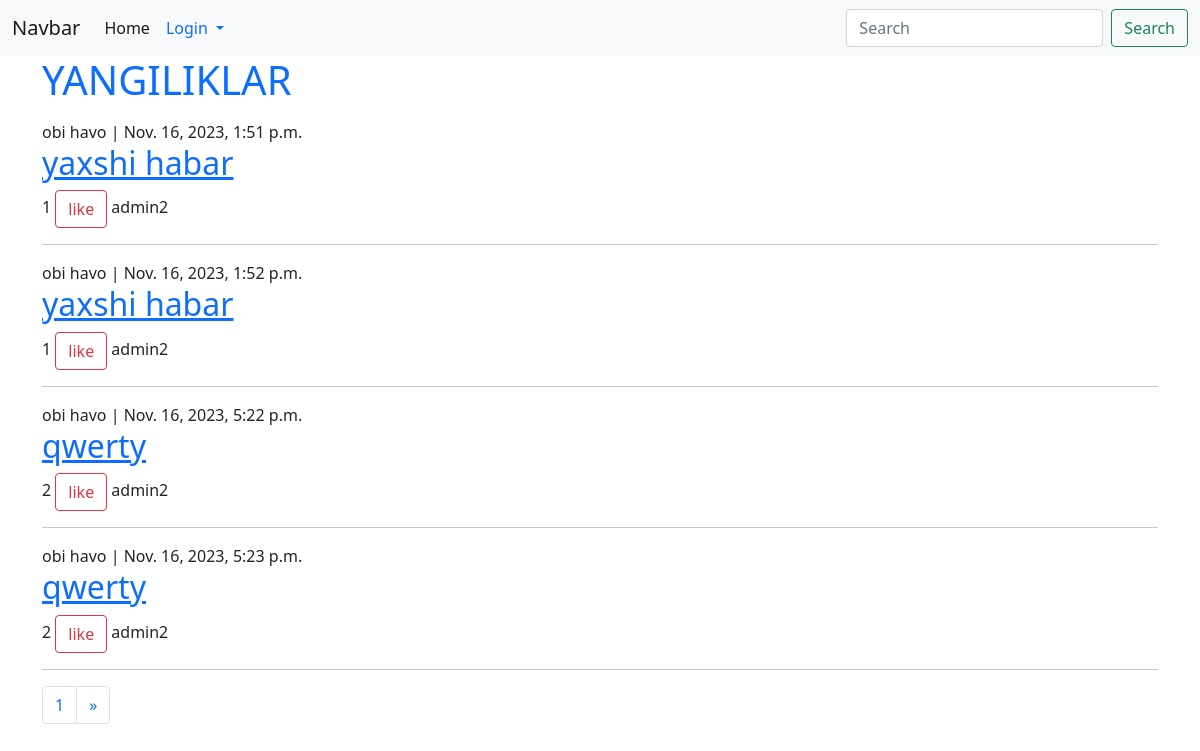
The app's page /, older data.
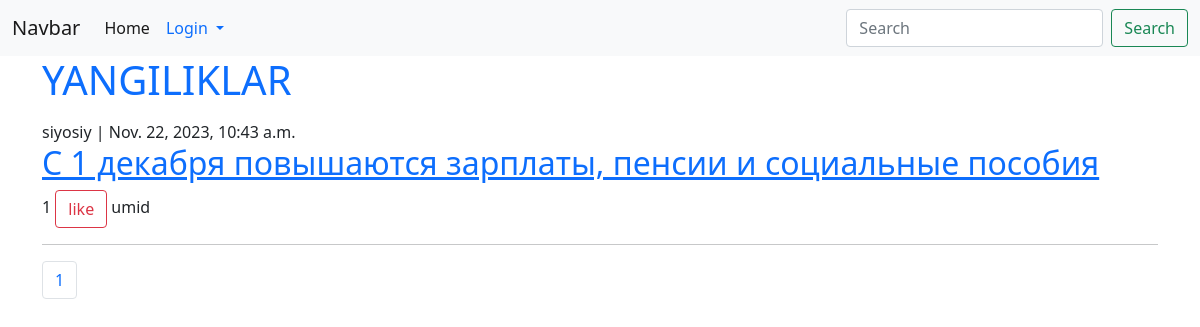
The same page, newer data.
### news/models.py (models this page shows, shortened)
class News(models.Model):
	title = models.CharField(max_length = 150, verbose_name = 'Xabar sarlavhasi')
	content = models.TextField(verbose_name = 'Xabar matni')
	category = models.ForeignKey(Category, on_delete = models.CASCADE)
	author = models.ForeignKey(User, on_delete = models.CASCADE, related_name = 'User_news')
	photo = models.ImageField(upload_to = 'news_photo/', null=True, blank=True)
	created = models.DateTimeField(auto_now_add=True)
	updated = models.DateTimeField(auto_now=True)
	slug = models.SlugField(blank = True)
	@property
	def sum_of_likes(self):
		return self.likes.user.count()

class Category(models.Model):
	name = models.CharField(max_length = 50)
	def __str__(self):
		return self.name

class Like(models.Model):
	news = models.OneToOneField(News, on_delete=models.CASCADE, related_name = 'likes')
	user = models.ManyToManyField(User)

### user/models.py (models this page shows)
class User(AbstractUser):
	STATUS = (
	('admin', 'ADMIN'),
	('manager', 'MANAGER'),
	('user', 'USER'),
	)
	address = models.CharField(max_length= 30, null=True)
	phone = models.CharField(max_length=13)
	image = models.ImageField(upload_to = 'user_photos/', null = True, blank = True)
	status = models.CharField(max_length = 10, choices=STATUS, default = "user")
	def __str__(self):
		return self.username

### web/views.py (the view)
# urls.py: 2. Add a URL to urlpatterns:  path('', views.home, name='home')
def home(request):
	news = News.objects.all()
	page = Paginator(news, 4)
	number = request.GET.get('page', 1)
	pages = page.page(number)
	find = request.GET.get('find', None)
	if find:
		new = News.objects.filter(title__icontains=find)
		return render(request, 'home.html', {'new':new } )
	return render(request, 'home.html', {'news':pages} )

### templates/home.html (shortened to what this page needs)
<!DOCTYPE html>
<html>
<head>
	<link href="https://cdn.jsdelivr.net/npm/bootstrap@5.0.2/dist/css/bootstrap.min.css" rel="stylesheet">
</head>
<body>
<nav class="navbar navbar-expand-lg navbar-light bg-light">
  <div class="container-fluid">
    <a class="navbar-brand" href="#">Navbar</a>
    <div class="collapse navbar-collapse" id="navbarSupportedContent">
      <ul class="navbar-nav me-auto mb-2 mb-lg-0">
        <li class="nav-item">
          <a class="nav-link active" aria-current="page" href="{% url 'home' %}">Home</a>
        </li>
        {% if request.user.is_authenticated %}
        <li class="nav-item dropdown">
          <a class="nav-link dropdown-toggle text-primary" href="{% url 'Profile' %}" id="navbarDropdown" role="button" data-bs-toggle="dropdown" aria-expanded="false">
            {{request.user.username}}
          </a>
          <ul class="dropdown-menu" aria-labelledby="navbarDropdown">
            <li><a class="dropdown-item" href="{% url 'Profile' %}">Profile</a></li>
            <li><a class="dropdown-item" href="{% url 'Logout' %}">Logout</a></li>
          </ul>
        {%else%}
        <li class="nav-item dropdown">
          <a class="nav-link dropdown-toggle text-primary" href="{% url 'Login' %}" id="navbarDropdown" role="button" data-bs-toggle="dropdown" aria-expanded="false">
            Login
          </a>
          {%endif%}
      </ul>
      <form class="d-flex" method="get">
        <input class="form-control me-2" type="search" placeholder="Search" aria-label="Search" name="find">
        <button class="btn btn-outline-success" type="submit">Search</button>
      </form>
    </div>
  </div>
</nav>
<div class="container">
<h1 class="text-primary">YANGILIKLAR</h1>
  {% for i in news.object_list %}
  <span>{{i.category}}</span> | <span>{{i.created}}</span>
  <h2><a href="{%url 'detail' i.id %}">{{i.title}}</a></h2>
  <span>{{i.sum_of_likes}}</span>
  {% if request.user.is_authenticated%}
  <form method="post" action="{% url 'like' i.id %}">
    {% csrf_token %}
    <button type="submit" class="btn btn-outline-danger">like</button>
  </form>
  {%else%}
      <a href="{%url 'Login'%}"><button type="submit" class="btn btn-outline-danger" >like</button></a>
      {%endif%}
   <span>{{i.author}}</span>
  <hr>
  {% endfor %}
<nav aria-label="Page navigation example">
  <ul class="pagination">
    <li class="page-item"><a class="page-link" href="">{{news.number}}</a></li>
      {% if news.has_next %}
      <li class="page-item">
      <a class="page-link" href="{%url 'home'%}?page={{news.next_page_number}}" aria-label="Next">
        <span aria-hidden="true">&raquo;</span>
      </a>
    </li>
    {%endif%}
  </ul>
</nav>
</div>
</body>
</html>

Row changes from the older to the newer data that the page shows:
removed News: category "obi havo", created "Nov. 16, 2023, 1:51 p.m.", title "yaxshi habar", sum_of_likes "1", author "admin2"
removed News: category "obi havo", created "Nov. 16, 2023, 1:52 p.m.", title "yaxshi habar", sum_of_likes "1", author "admin2"
removed News: category "obi havo", created "Nov. 16, 2023, 5:22 p.m.", title "qwerty", sum_of_likes "2", author "admin2"
removed News: category "obi havo", created "Nov. 16, 2023, 5:23 p.m.", title "qwerty", sum_of_likes "2", author "admin2"
now on this page (row unchanged): News: category "siyosiy", created "Nov. 22, 2023, 10:43 a.m.", title "С 1 декабря повышаются зарплаты, пенсии и социальные пособия", sum_of_likes "1", author "umid"
